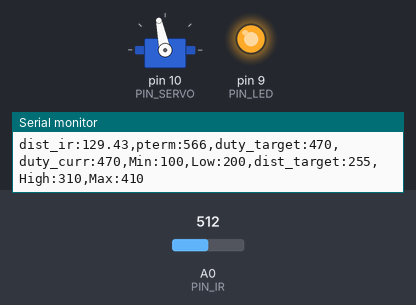
Recording of a sketch running on a simulated Arduino Uno, built with avr-gcc and run on an emulated ATmega328P. Shown: servo, output pins drawn as LEDs (lit = HIGH), the last lines printed to the serial monitor. The test bench sets the inputs (shaded band); at power-on: A0 (PIN_IR) = 512.

Above: at 2.2 s.
2.3 s: A0 (PIN_IR) set to 122
At 3.2 s:
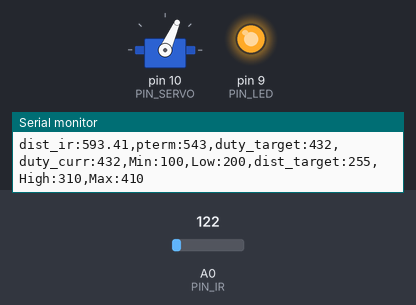
3.9 s: A0 (PIN_IR) set to 0
At 4.7 s:
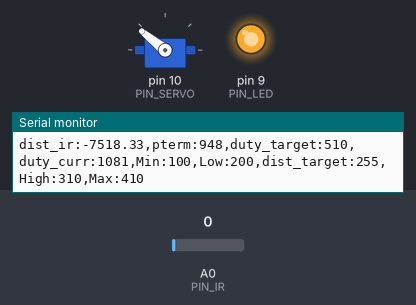
5.5 s: A0 (PIN_IR) set to 7
7.0 s: A0 (PIN_IR) set to 10
At 7.7 s:
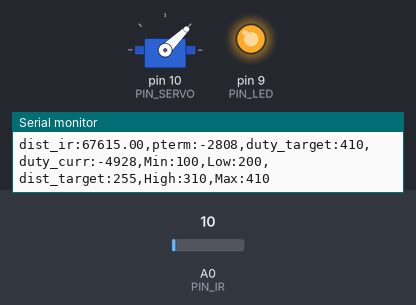
8.5 s: A0 (PIN_IR) set to 511
At 9.4 s:
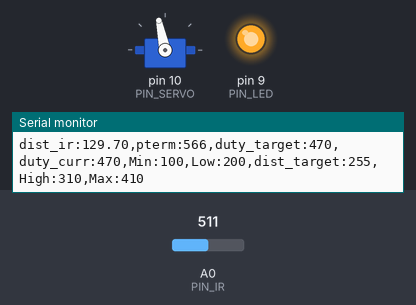
Timing chart, 0 to 11.0 s (numbered marks = the images above; inputs shaded):
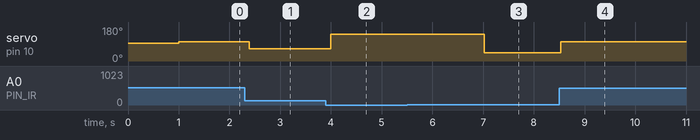

The sketch:

sketch_nov27b.ino
```cpp
// Arduino pin assignment
#define PIN_IR A0
#define PIN_LED 9
#include <Servo.h>
#define PIN_SERVO 10

Servo myservo;

int a, b; // unit: mm

void setup() {
// initialize GPIO pins
  pinMode(PIN_LED,OUTPUT);
  digitalWrite(PIN_LED, 1);

// initialize serial port
  Serial.begin(57600);

  a = 65; //70;
  b = 365; //300;

  myservo.attach(PIN_SERVO);
  myservo.writeMicroseconds(1500);
  delay(1000);
}

float ir_distance(void){ // return value unit: mm
  float val;
  float volt = float(analogRead(PIN_IR));
  val = ((6762.0/(volt-9.0))-4.0) * 10.0;

  return val;
}

void loop() {
  float dist_raw = ir_distance();
  float dist_cali = 100 + 300.0 / (b - a) * (dist_raw - a);
  float dist_target = 255;
  float _KP = 0.8;
  float error_dist;
  float control;
  float duty_target;
  float duty_curr;


  error_dist = dist_target - dist_cali;
  control = _KP * error_dist;
  duty_target = duty_curr = 1500 + control;

  if (duty_target < 1000){
    duty_target = 1000;
  }
  if (duty_target > 2000){
    duty_target = 2000;
  }
  myservo.writeMicroseconds(duty_target);

  Serial.print("dist_ir:");
    Serial.print(dist_cali);
    Serial.print(",pterm:");
    Serial.print(map(error_dist,-1000,1000,510,610));
    Serial.print(",duty_target:");
    Serial.print(map(duty_target,1000,2000,410,510));
    Serial.print(",duty_curr:");
    Serial.print(map(duty_curr,1000,2000,410,510));
    Serial.println(",Min:100,Low:200,dist_target:255,High:310,Max:410");


  delay(100);
}
```

Measured:
- the behaviour switches between 8 and 9 on A0 (PIN_IR) (found by bisection; images 2 and 3)
- after the input at 2.3 s, servo on pin 10 (PIN_SERVO): 102° → 66° after 0.09 s
- after the input at 3.9 s, servo on pin 10 (PIN_SERVO): 66° → 141° after 0.10 s
- after the input at 7.0 s, servo on pin 10 (PIN_SERVO): 141° → 44° at once
- after the input at 8.5 s, servo on pin 10 (PIN_SERVO): 44° → 102° at once
